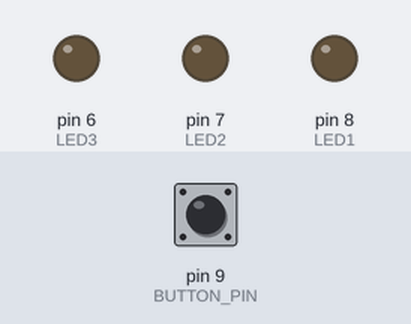
A sketch run on a simulated Arduino Uno, built with avr-gcc and run on an emulated ATmega328P. Parts: output pins drawn as LEDs (lit = HIGH). Dashed ring = blinking. Inputs (shaded band) come from the test bench; at power-on: pin 9 (BUTTON_PIN) HIGH.

Above: at 1.2 s.
1.3 s: pin 9 (BUTTON_PIN) pulled LOW for 0.15 s
At 1.45 s:
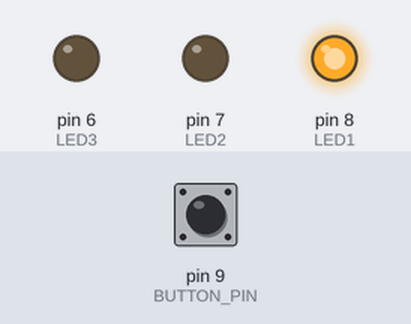
At 2.25 s:
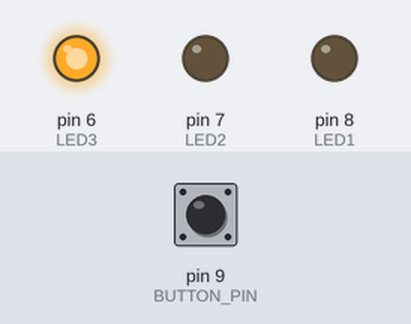
4.3 s: pin 9 (BUTTON_PIN) pulled LOW for 3.2 s
At 4.85 s:
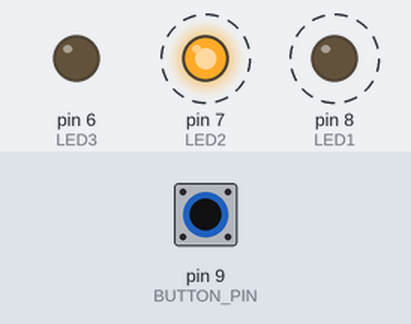
Timing chart, 0 to 9.3 s (numbered marks = the images above; inputs shaded):
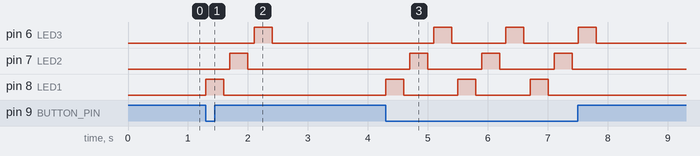

Measured:
- after the input at 1.3 s, pin 6 (LED3): LOW → HIGH after 0.80 s, → LOW 0.30 s later; pin 7 (LED2): LOW → HIGH after 0.40 s, → LOW 0.30 s later; pin 8 (LED1): LOW → HIGH at once, → LOW 0.30 s later
- after the input at 4.3 s, pin 6 (LED3): alternates HIGH for 0.30 s and LOW for 0.90 s, 6 changes in all, then stays LOW, starting after 0.80 s; pin 7 (LED2): alternates HIGH for 0.30 s and LOW for 0.90 s, 6 changes in all, then stays LOW, starting after 0.40 s

The sketch:

hello_world_JD_2.ino
```cpp
const int BUTTON_PIN = 9; // button connects pin 9 (chip pin 15) to GND
const int LED1 = 8; // chip pin 14
const int LED2 = 7; // chip pin 13
const int LED3 = 6; // chip pin 12

const int ON_TIME = 300; // how long each LED stays on (ms)
const int OFF_TIME = 100; // gap after each LED turns off (ms)

void setup() {
  pinMode(LED1, OUTPUT);
  pinMode(LED2, OUTPUT);
  pinMode(LED3, OUTPUT);
  pinMode(BUTTON_PIN, INPUT_PULLUP); // HIGH until pressed
}

void loop() {
  if (digitalRead(BUTTON_PIN) == LOW) // button pressed: run one full cycle
  {
    digitalWrite(LED1, HIGH);
    delay(ON_TIME);
    digitalWrite(LED1, LOW);
    delay(OFF_TIME);

    digitalWrite(LED2, HIGH);
    delay(ON_TIME);
    digitalWrite(LED2, LOW);
    delay(OFF_TIME);

    digitalWrite(LED3, HIGH);
    delay(ON_TIME);
    digitalWrite(LED3, LOW);
    delay(OFF_TIME);
  }
  // the button is only checked between cycles, so a cycle always finishes
}
```
